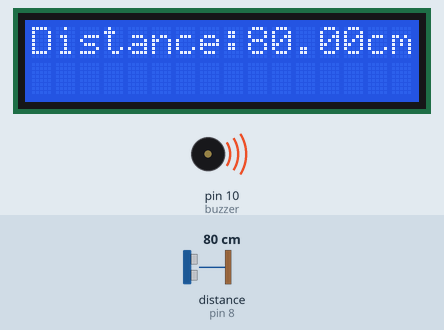
This sketch was run on a simulated Arduino Uno, built with avr-gcc and run on an emulated ATmega328P. On the bench: 16×2 character LCD, buzzer (waves = sounding). Inputs (shaded band) come from the test bench; at power-on: distance to the obstacle (sensor on pin 8) 80 cm. What the sketch prints to the serial monitor is not drawn.

Above: at 3.2 s.
3.3 s: distance to the obstacle (sensor on pin 8) set to 23 cm
At 6.8 s:
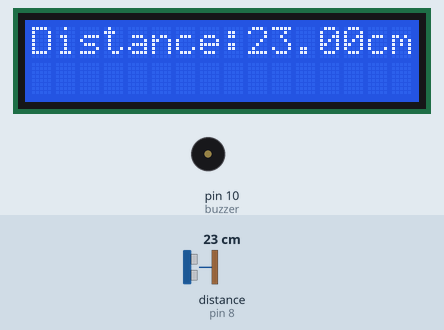
7.4 s: distance to the obstacle (sensor on pin 8) set to 17 cm
At 9.1 s:
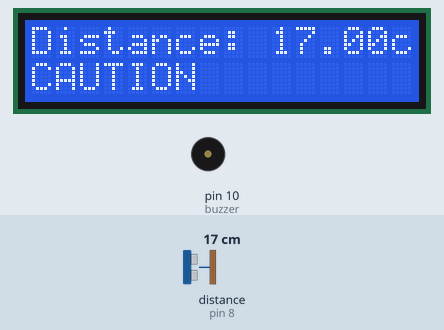
9.8 s: distance to the obstacle (sensor on pin 8) set to 12 cm
At 11.1 s:
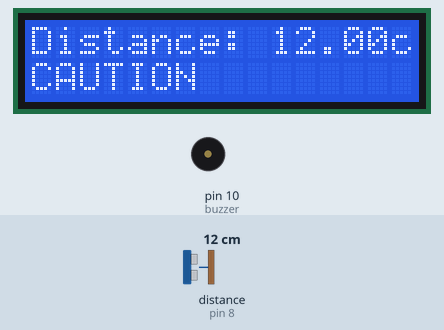
11.9 s: distance to the obstacle (sensor on pin 8) set to 9 cm
At 13.9 s:
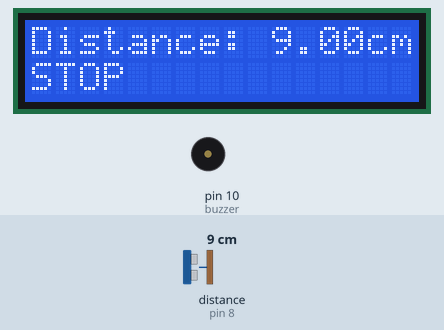
Timing chart, 0 to 15.4 s (numbered marks = the images above; inputs shaded):
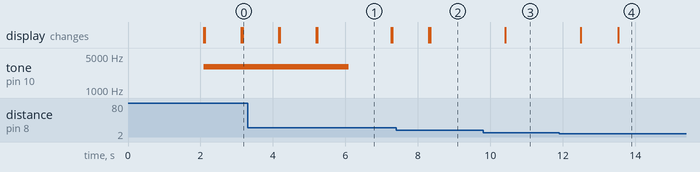

Measured:
- the behaviour switches between 21 and 20 cm on distance to the obstacle (sensor on pin 8) (found by bisection; images 1 and 2)
- the behaviour switches between 11 and 10 cm on distance to the obstacle (sensor on pin 8) (found by bisection; images 3 and 4)
- after the input at 3.3 s, the display: first differs from a run without the input after 0.89 s (image 1)
- after the input at 7.4 s, the display: first differs from a run without the input after 0.94 s (image 2)
- after the input at 9.8 s, the display: changes after 0.62 s (image 3)
- after the input at 11.9 s, the display: first changes after 0.59 s (image 4 shows a later state)
- what the display in image 1 shows lasts 2.1 s, from 5.2 s to 7.3 s

The sketch:

parksensoru.ino
```cpp
#include <LiquidCrystal_I2C.h>
#include <Wire.h>
#include <HCSR04.h>

LiquidCrystal_I2C lcd(0x27,16,2);

HCSR04 hc(9,8);

const int buzzer = 10;

void setup() {
  Serial.begin(9600);

  pinMode(buzzer, OUTPUT);

  lcd.init();
  lcd.backlight();
  lcd.setCursor(0, 0);
  lcd.print("Park sensor on");
  lcd.setCursor(4, 1);
  lcd.print("Welcome");
  delay(2000);
  lcd.clear();

  tone(buzzer, 3000, 4000);
}

void loop() {
  float distance;
  distance = hc.dist();
  delay(10);
  Serial.println(distance);

  if(distance >= 400 || distance <=2){
    lcd.clear();
    lcd.setCursor(3, 0);
    lcd.print("Out Of Range");
    delay(1000);
  }
  if(distance <= 20){
    lcd.clear();
    lcd.setCursor(0, 0);
    lcd.print("Distance: ");
    lcd.print(distance);
    lcd.print("cm");
    lcd.setCursor(0,1);
    lcd.print("CAUTION");
    delay(1000);
    while(distance <= 10){
      float distance;
      distance = hc.dist();
      delay(10);
      Serial.println(distance);

      lcd.clear();
      lcd.setCursor(0, 0);
      lcd.print("Distance: ");
      lcd.print(distance);
      lcd.print("cm");
      lcd.setCursor(0, 1);
      lcd.print("STOP");
      map(distance, 0, 400, 4, 1);
      digitalWrite(buzzer, 1);
      delay(distance*25);
      digitalWrite(buzzer, 0);
      if(distance > 10){
        break;
      }
      delay(distance*50);
    }
  }
  else{
    lcd.clear();
    lcd.setCursor(0, 0);
    lcd.print("Distance:");
    lcd.print(distance);
    lcd.print("cm");
    delay(1000);
    lcd.clear();
  }
}
```
